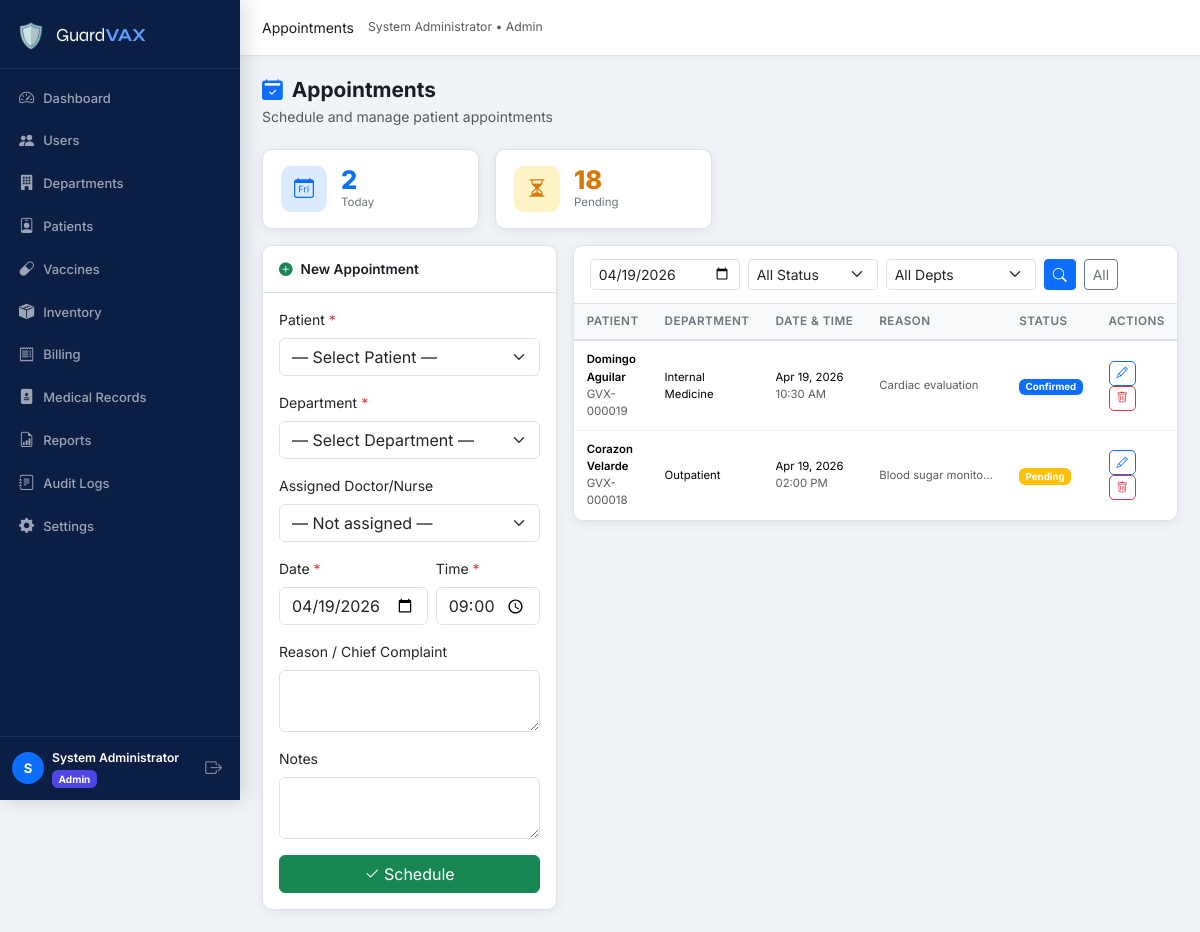
Page /nurse/appointments.php (signed in) on the committed database.
### tables this page shows
CREATE TABLE `users` (
  `id` int(10) UNSIGNED NOT NULL,
  `name` varchar(150) NOT NULL,
  `email` varchar(150) NOT NULL,
  `password` varchar(255) NOT NULL,
  `role_id` int(10) UNSIGNED NOT NULL,
  `department_id` int(10) UNSIGNED DEFAULT NULL,
  `status` enum('active','inactive','pending') NOT NULL DEFAULT 'pending',
  `email_verified` tinyint(1) NOT NULL DEFAULT 0,
  `created_at` datetime NOT NULL DEFAULT current_timestamp(),
  `updated_at` datetime NOT NULL DEFAULT current_timestamp() ON UPDATE current_timestamp()
);

CREATE TABLE `roles` (
  `id` int(10) UNSIGNED NOT NULL,
  `name` varchar(50) NOT NULL,
  `label` varchar(100) NOT NULL
);

CREATE TABLE `appointments` (
  `id` int(10) UNSIGNED NOT NULL,
  `patient_id` int(10) UNSIGNED NOT NULL,
  `department_id` int(10) UNSIGNED NOT NULL,
  `doctor_id` int(10) UNSIGNED DEFAULT NULL,
  `appointment_date` date NOT NULL,
  `appointment_time` time NOT NULL,
  `reason` text DEFAULT NULL,
  `status` enum('Pending','Confirmed','Cancelled','Completed','No-show') NOT NULL DEFAULT 'Pending',
  `notes` text DEFAULT NULL,
  `created_by` int(10) UNSIGNED NOT NULL,
  `created_at` datetime NOT NULL DEFAULT current_timestamp(),
  `updated_at` datetime NOT NULL DEFAULT current_timestamp() ON UPDATE current_timestamp()
);

CREATE TABLE `patients` (
  `id` int(10) UNSIGNED NOT NULL,
  `user_id` int(10) UNSIGNED NOT NULL,
  `patient_code` varchar(20) NOT NULL,
  `date_of_birth` date NOT NULL,
  `gender` enum('Male','Female','Other') NOT NULL,
  `blood_type` varchar(5) DEFAULT NULL,
  `address` text DEFAULT NULL,
  `phone` varchar(20) DEFAULT NULL,
  `emergency_contact_name` varchar(150) DEFAULT NULL,
  `emergency_contact_phone` varchar(20) DEFAULT NULL,
  `allergies` text DEFAULT NULL,
  `notes` text DEFAULT NULL,
  `registered_by` int(10) UNSIGNED DEFAULT NULL,
  `created_at` datetime NOT NULL DEFAULT current_timestamp(),
  `updated_at` datetime NOT NULL DEFAULT current_timestamp() ON UPDATE current_timestamp()
);

CREATE TABLE `departments` (
  `id` int(10) UNSIGNED NOT NULL,
  `name` varchar(100) NOT NULL,
  `description` text DEFAULT NULL,
  `location` varchar(100) DEFAULT NULL,
  `is_active` tinyint(1) NOT NULL DEFAULT 1,
  `created_at` datetime NOT NULL DEFAULT current_timestamp()
);

### config/db.php (called while the page is built, shortened)
<?php
function db(): PDO {
    static $pdo = null;
    if ($pdo === null) {
        $dsn = sprintf(
            'mysql:host=%s;port=%s;dbname=%s;charset=%s',
            DB_HOST, DB_PORT, DB_NAME, DB_CHARSET
        );
        $options = [
            PDO::ATTR_ERRMODE            => PDO::ERRMODE_EXCEPTION,
            PDO::ATTR_DEFAULT_FETCH_MODE => PDO::FETCH_ASSOC,
            PDO::ATTR_EMULATE_PREPARES   => false,
        ];
        try {
            $pdo = new PDO($dsn, DB_USER, DB_PASS, $options);
            $offset = (new DateTime())->format('P');
            $pdo->exec("SET time_zone='{$offset}'");
        } catch (PDOException $e) {
            die('<div style="padding:2rem;color:red;font-family:monospace">
                <strong>Database Connection Error:</strong> ' . htmlspecialchars($e->getMessage()) . '
            </div>');
        }
    }
    return $pdo;
}

### includes/functions.php (called while the page is built, shortened)
<?php
require_once __DIR__ . '/../config/db.php';
function isLoggedIn(): bool
{
    return isset($_SESSION['user_id']) && !empty($_SESSION['user_id']);
}
function getCurrentUser(): ?array
{
    $stmt = db()->prepare('SELECT u.*, r.name AS role_name FROM users u JOIN roles r ON r.id = u.role_id WHERE u.id = ?');
    $stmt->execute([$_SESSION['user_id']]);
    return $stmt->fetch() ?: null;
}
function sanitize(string $value): string
{
    return htmlspecialchars(trim($value), ENT_QUOTES, 'UTF-8');
}
function formatDate(string $date, string $format = 'M d, Y'): string
{
    return $date ? date($format, strtotime($date)) : 'N/A';
}

### includes/auth.php (called while the page is built, shortened)
<?php
require_once __DIR__ . '/functions.php';
function guard(string ...$allowedRoles): array
{
    $user = getCurrentUser();
    return $user;
}

### nurse/appointments.php (the view, shortened to what this page needs)
<?php
require_once __DIR__ . '/../includes/auth.php';
require_once __DIR__ . '/../includes/layout.php';
$user   = guard('nurse', 'admin');
$dateFilter   = $_GET['date'] ?? date('Y-m-d');
$where  = '1=1';
$params = [];
if ($dateFilter)   { $where .= ' AND a.appointment_date = ?'; $params[] = $dateFilter; }
$appointments = db()->prepare(
    "SELECT a.*, p.patient_code, u.name AS patient_name,
            d.name AS dept_name, doc.name AS doctor_name
     FROM appointments a
     JOIN patients p    ON p.id  = a.patient_id
     JOIN users u       ON u.id  = p.user_id
     JOIN departments d ON d.id  = a.department_id
     LEFT JOIN users doc ON doc.id = a.doctor_id
     WHERE {$where}
     ORDER BY a.appointment_date ASC, a.appointment_time ASC"
);
$appointments->execute($params);
$appointments = $appointments->fetchAll();
$statusColors = ['Pending'=>'warning','Confirmed'=>'primary','Completed'=>'success','Cancelled'=>'danger','No-show'=>'secondary'];
$editAppt = null;
$todayCount = (int) db()->query("SELECT COUNT(*) FROM appointments WHERE appointment_date = CURDATE()")->fetchColumn();
$pendingCount = (int) db()->query("SELECT COUNT(*) FROM appointments WHERE status='Pending'")->fetchColumn();
?>
<?php renderHead('Appointments'); ?>
<?php renderNav($user); ?>
<?php renderPageHeader('Appointments', 'Schedule and manage patient appointments', 'calendar2-check-fill'); ?>
<div class="row g-3 mb-3">
  <div class="col-6 col-md-3"><div class="stat-card stat-primary"><div class="stat-icon"><i class="bi bi-calendar-day"></i></div><div><div class="stat-value"><?= $todayCount ?></div><div class="stat-label">Today</div></div></div></div>
  <div class="col-6 col-md-3"><div class="stat-card stat-warning"><div class="stat-icon"><i class="bi bi-hourglass-split"></i></div><div><div class="stat-value"><?= $pendingCount ?></div><div class="stat-label">Pending</div></div></div></div>
</div>
<div class="row g-3">
  <div class="col-lg-4">
    <div class="card card-gvx">
      <div class="card-header-gvx"><i class="bi bi-<?= $editAppt ? 'pencil-fill text-primary' : 'plus-circle-fill text-success' ?> me-2"></i><?= $editAppt ? 'Edit Appointment' : 'New Appointment' ?></div>
      <div class="card-body">
        <form method="POST" novalidate>
          <div class="mb-3">
            <label class="form-label">Patient <span class="text-danger">*</span></label>
            <select name="patient_id" class="form-select" required>
              <option value="">— Select Patient —</option>
            </select>
          </div>
          <div class="mb-3">
            <label class="form-label">Department <span class="text-danger">*</span></label>
            <select name="department_id" class="form-select" required>
              <option value="">— Select Department —</option>
            </select>
          </div>
          <div class="mb-3">
            <label class="form-label">Assigned Doctor/Nurse</label>
            <select name="doctor_id" class="form-select">
              <option value="">— Not assigned —</option>
            </select>
          </div>
          <div class="row g-2 mb-3">
            <div class="col-7">
              <label class="form-label">Date <span class="text-danger">*</span></label>
              <input type="date" name="appointment_date" class="form-control" value="<?= $editAppt['appointment_date'] ?? date('Y-m-d') ?>" required>
            </div>
            <div class="col-5">
              <label class="form-label">Time <span class="text-danger">*</span></label>
              <input type="time" name="appointment_time" class="form-control" value="<?= $editAppt['appointment_time'] ?? '09:00' ?>" required>
            </div>
          </div>
          <div class="mb-3">
            <label class="form-label">Reason / Chief Complaint</label>
            <textarea name="reason" class="form-control" rows="2"><?= sanitize($editAppt['reason'] ?? '') ?></textarea>
          </div>
          <div class="mb-3">
            <label class="form-label">Notes</label>
            <textarea name="notes" class="form-control" rows="2"><?= sanitize($editAppt['notes'] ?? '') ?></textarea>
          </div>
          <div class="d-flex gap-2">
            <button type="submit" class="btn btn-<?= $editAppt ? 'primary' : 'success' ?> flex-grow-1">
              <i class="bi bi-check2 me-1"></i><?= $editAppt ? 'Save Changes' : 'Schedule' ?>
            </button>
          </div>
        </form>
      </div>
    </div>
  </div>
  <div class="col-lg-8">
    <div class="card card-gvx">
      <div class="card-header-gvx">
        <form class="d-flex flex-wrap gap-2" method="GET">
          <input type="date" name="date" class="form-control form-control-sm" value="<?= sanitize($dateFilter) ?>" style="max-width:150px">
          <select name="status" class="form-select form-select-sm" style="max-width:130px">
            <option value="">All Status</option>
          </select>
          <select name="dept" class="form-select form-select-sm" style="max-width:150px">
            <option value="">All Depts</option>
          </select>
          <button type="submit" class="btn btn-sm btn-primary"><i class="bi bi-search"></i></button>
          <a href="<?= SITE_URL ?>/nurse/appointments.php" class="btn btn-sm btn-outline-secondary">All</a>
        </form>
      </div>
      <div class="table-responsive">
        <table class="table table-gvx mb-0">
          <thead><tr><th>Patient</th><th>Department</th><th>Date & Time</th><th>Reason</th><th>Status</th><th>Actions</th></tr></thead>
          <tbody>
            <?php foreach ($appointments as $a): ?>
            <tr>
              <td>
                <div class="fw-semibold small"><?= sanitize($a['patient_name']) ?></div>
                <div class="text-muted" style="font-size:.72rem"><?= sanitize($a['patient_code']) ?></div>
              </td>
              <td class="small"><?= sanitize($a['dept_name']) ?></td>
              <td class="small">
                <div><?= formatDate($a['appointment_date']) ?></div>
                <div class="text-muted"><?= date('h:i A', strtotime($a['appointment_time'])) ?></div>
              </td>
              <td class="small text-muted" style="max-width:140px;overflow:hidden;text-overflow:ellipsis;white-space:nowrap"><?= sanitize($a['reason'] ?: '—') ?></td>
              <td><span class="badge bg-<?= $statusColors[$a['status']] ?? 'secondary' ?>"><?= $a['status'] ?></span></td>
              <td>
                <a href="?edit=<?= $a['id'] ?>" class="btn btn-xs btn-outline-primary"><i class="bi bi-pencil"></i></a>
                <form method="POST" class="d-inline" onsubmit="return confirm('Delete this appointment?')">
                  <button type="submit" class="btn btn-xs btn-outline-danger"><i class="bi bi-trash"></i></button>
                </form>
              </td>
            </tr>
            <?php endforeach; ?>
          </tbody>
        </table>
      </div>
    </div>
  </div>
</div>
<?php renderFooter(); ?>

### includes/layout.php (shortened to what this page needs)
<?php
function renderHead(string $title, array $extraCss = []): void
{
    $siteName = SITE_NAME;
    $siteUrl  = SITE_URL;
    echo <<<HTML
<!DOCTYPE html>
<html lang="en">
<head>
  <meta charset="UTF-8">
  <meta name="viewport" content="width=device-width, initial-scale=1.0">
  <title>{$title} — {$siteName}</title>
  <link rel="stylesheet" href="https://cdn.jsdelivr.net/npm/bootstrap@5.3.2/dist/css/bootstrap.min.css">
  <link rel="stylesheet" href="https://cdn.jsdelivr.net/npm/bootstrap-icons@1.11.3/font/bootstrap-icons.min.css">
  <link rel="preconnect" href="https://fonts.googleapis.com">
  <link href="https://fonts.googleapis.com/css2?family=Inter:wght@300;400;500;600;700&family=Syne:wght@700;800&display=swap" rel="stylesheet">
  <link rel="stylesheet" href="{$siteUrl}/assets/css/style.css">
HTML;
    echo "</head>\n<body>\n";
}
function renderNav(array $user): void
{
    $role    = $user['role_name'];
    $name    = htmlspecialchars($user['name']);
    $roleLabel = ucfirst($role);
    $siteUrl = SITE_URL;
    $current = $_SERVER['REQUEST_URI'];
    $links = '';
    foreach ($navLinks as $link) {
        $active = str_contains($current, $link['href']) ? 'active' : '';
        $links .= <<<HTML
        <li class="nav-item">
          <a class="nav-link {$active}" href="{$siteUrl}{$link['href']}">
            <i class="bi bi-{$link['icon']}"></i>
            <span>{$link['label']}</span>
          </a>
        </li>
HTML;
    }
    echo <<<HTML
<div class="gvx-wrapper">
<aside class="gvx-sidebar" id="gvxSidebar">
  <div class="sidebar-brand">
    <span class="brand-icon">🛡️</span>
    <span class="brand-name">Guard<strong>VAX</strong></span>
  </div>
  <nav class="sidebar-nav">
    <ul class="nav flex-column">
      {$links}
    </ul>
  </nav>
  <div class="sidebar-footer">
    <div class="user-pill">
      <div class="user-avatar">{$name[0]}</div>
      <div class="user-info">
        <div class="user-name">{$name}</div>
        <div class="user-role badge bg-role-{$role}">{$roleLabel}</div>
      </div>
    </div>
    <a href="{$siteUrl}/auth/logout.php" class="btn-logout" title="Logout">
      <i class="bi bi-box-arrow-right"></i>
    </a>
  </div>
</aside>
<main class="gvx-main">
  <header class="gvx-topbar">
    <button class="sidebar-toggle d-lg-none" onclick="document.getElementById('gvxSidebar').classList.toggle('show')">
      <i class="bi bi-list"></i>
    </button>
    <div class="topbar-title" id="pageTitle"></div>
    <div class="topbar-actions">
      <span class="text-muted small d-none d-md-block">{$name} &bull; {$roleLabel}</span>
    </div>
  </header>
  <div class="gvx-content">
HTML;
}
function renderFooter(): void
{
    $siteUrl = SITE_URL;
    echo <<<HTML
  </div>
</main>
</div>
<script src="https://cdn.jsdelivr.net/npm/bootstrap@5.3.2/dist/js/bootstrap.bundle.min.js"></script>
<script src="https://cdn.jsdelivr.net/npm/chart.js@4.4.0/dist/chart.umd.min.js"></script>
<script src="https://cdn.jsdelivr.net/npm/sweetalert2@11"></script>
<script src="{$siteUrl}/assets/js/main.js"></script>
</body>
</html>
HTML;
}
function renderPageHeader(string $title, string $subtitle = '', string $icon = 'clipboard2-pulse'): void
{
    echo <<<HTML
    <div class="page-header">
      <div>
        <h1 class="page-title"><i class="bi bi-{$icon}"></i> {$title}</h1>
        <p class="page-subtitle text-muted mb-0">{$subtitle}</p>
      </div>
    </div>
HTML;
}

### rows in the picture
users: name "S", name "System Administrator", role.name "Admin"
appointments: users.name "Domingo Aguilar", patient.patient_code "GVX-000019", department.name "Internal Medicine", appointment_date "Apr 19, 2026", appointment_time "10:30 AM", reason "Cardiac evaluation", status "Confirmed"
appointments: users.name "Corazon Velarde", patient.patient_code "GVX-000018", department.name "Outpatient", appointment_date "Apr 19, 2026", appointment_time "02:00 PM", reason "Blood sugar monito…", status "Pending"

### other values in the picture
$link['label'] "Dashboard"
$link['label'] "Users"
$link['label'] "Departments"
$link['label'] "Patients"
$link['label'] "Vaccines"
$link['label'] "Inventory"
$link['label'] "Billing"
$link['label'] "Medical Records"
$link['label'] "Reports"
$link['label'] "Audit Logs"
$link['label'] "Settings"
$title "Appointments"
$subtitle "Schedule and manage patient appointments"
$todayCount "2"
$pendingCount "18"
